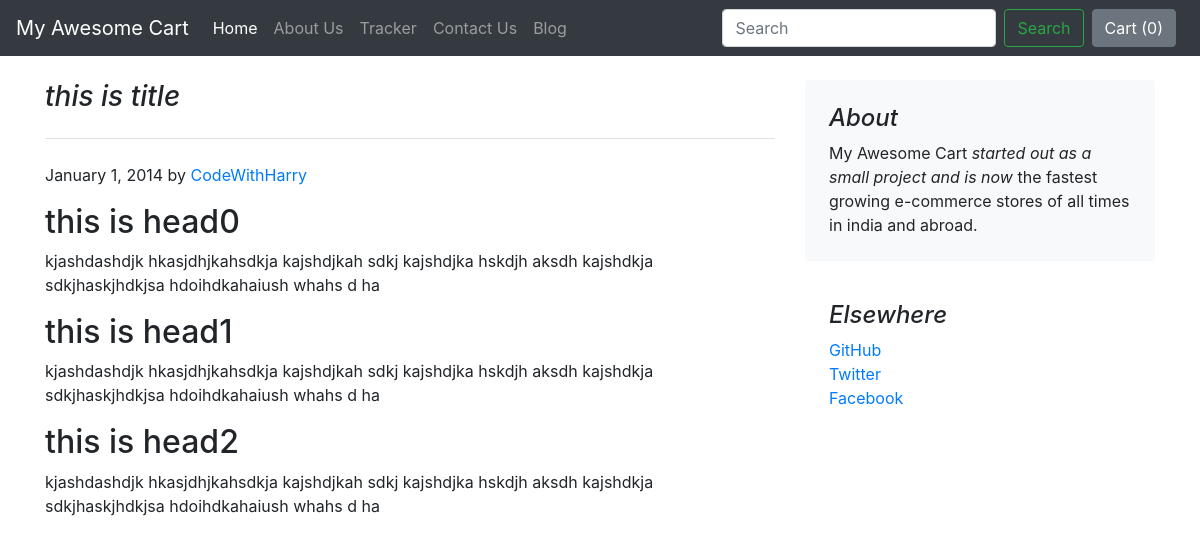
Page /blog/blogpost/1/ on the committed database.
### blog/models.py (models this page shows, shortened)
class Blogpost(models.Model):
    post_id = models.AutoField(primary_key= True)
    tilte = models.CharField(max_length=50)
    head0 = models.CharField(max_length=500, default="")
    chead0 = models.CharField(max_length=5000, default="")
    head1 = models.CharField(max_length=500, default="")
    chead1 = models.CharField(max_length=5000, default="")
    head2 = models.CharField(max_length=500, default="")
    chead2 = models.CharField(max_length=5000, default="")
    pub_date = models.DateField()
    thumbnail = models.ImageField(upload_to='shop/images', default="")

### blog/views.py (the view)
# urls.py: path('blogpost/<int:id>/', views.blogpost,name="blogPost"),
def blogpost(request, id):
    post = Blogpost.objects.filter(post_id = id)[0]
    return render(request,"blog/blogpost.html", {'post':post})

### blog/templates/blog/blogpost.html (shortened to what this page needs)
{% extends 'blog/basic.html' %}
{% block body %}
<div class="container">
    <div class="row mt-4">
        <div class="col-md-8 blog-main">
            <h3 class="pb-4 mb-4 font-italic border-bottom">
                {{post.tilte}}
            </h3>
            <div class="blog-post">
                <p class="blog-post-meta">January 1, 2014 by <a href="#">CodeWithHarry</a></p>
                <h2>{{post.head0}}</h2>
                <p>{{post.chead0}}</p>
                <h2>{{post.head1}}</h2>
                <p>{{post.chead1}}</p>
                <h2>{{post.head2}}</h2>
                <p>{{post.chead2}}</p>
            </div>
        </div>
        <aside class="col-md-4 blog-sidebar">
            <div class="p-4 mb-3 bg-light rounded">
                <h4 class="font-italic">About</h4>
                <p class="mb-0">My Awesome Cart <em>started out as a small project and is now</em> the fastest growing
                    e-commerce stores of all times in india and abroad.</p>
            </div>
            <div class="p-4">
                <h4 class="font-italic">Elsewhere</h4>
                <ol class="list-unstyled">
                    <li><a href="#">GitHub</a></li>
                    <li><a href="#">Twitter</a></li>
                    <li><a href="#">Facebook</a></li>
                </ol>
            </div>
        </aside>
    </div>
</div>
{% endblock %}

### rows in the picture
Blogpost: tilte "this is title", head0 "this is head0", chead0 "kjashdashdjk hkasjdhjkahsdkja kajshdjkah sdkj kajshdjka hskdjh aksdh kajshdkja sdkjhaskjhdkjsa hdoihdkahaiush whahs d ha", head1 "this is head1", chead1 "kjashdashdjk hkasjdhjkahsdkja kajshdjkah sdkj kajshdjka hskdjh aksdh kajshdkja sdkjhaskjhdkjsa hdoihdkahaiush whahs d ha", head2 "this is head2", chead2 "kjashdashdjk hkasjdhjkahsdkja kajshdjkah sdkj kajshdjka hskdjh aksdh kajshdkja sdkjhaskjhdkjsa hdoihdkahaiush whahs d ha"
